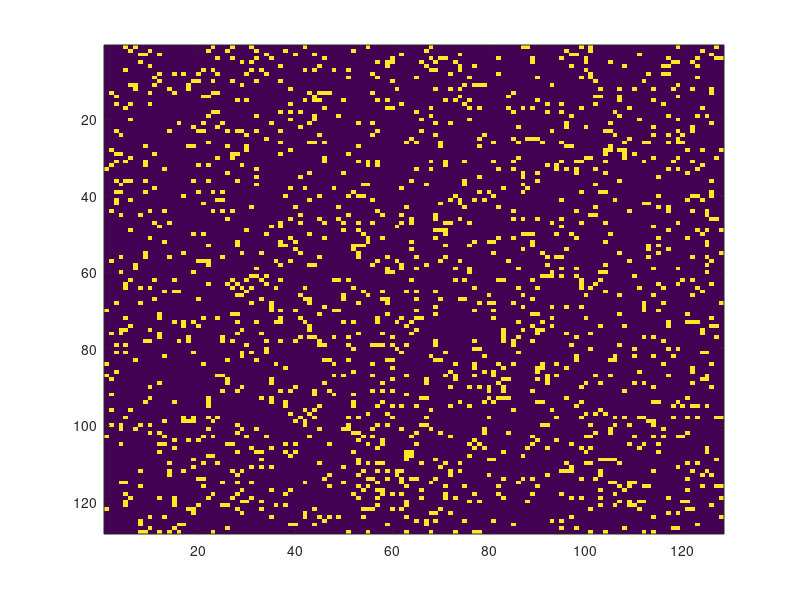

This chart was generated by the following MATLAB code: (Note: this script raises an error after producing the figure.)
clc
clear all
clf

   
%% %%%%%% Parameters %%%%%%%
nbrTimeSteps = 10000;
p = 0.05; % tree prob
f = 0.5; % fire prob
N = 128;
initialTreeDensity = 0.1;
totNbrOfTrees = N^2;

%% %%%%%% Full simulation %%%%%%%%
% initalize forrest
forrestMatrix = rand(N) < initialTreeDensity ;
originalMatrix = forrestMatrix;
h1 = imagesc(originalMatrix);
h2 = imagesc(originalMatrix);
fireMetrics = [];
for k=1:nbrTimeSteps
    % grow trees
    forrestMatrix = ((rand(N,N) < p) + forrestMatrix) > 0;
    % potentially start a fire
    beforeFire  = forrestMatrix;
    if rand() < f
        i = randi(N);
        j = randi(N);
        forrestMatrix = Burn(forrestMatrix, i,j);
    end
    fireMatrix = beforeFire - forrestMatrix;

    nbrTreesBurnt = sum(sum(fireMatrix));
    if nbrTreesBurnt > 0
       relFireSize = nbrTreesBurnt/totNbrOfTrees;
       nbrTreesBeforeFire = sum(sum(beforeFire));
       densityBeforeFire = nbrTreesBeforeFire/totNbrOfTrees;
       fireMetrics = [fireMetrics;[densityBeforeFire, relFireSize]];       
    end
    % plottting
    delete(h1)
    delete(h2)
    hold on
    [greenX, greenY] = find(forrestMatrix == 1);
    h1 = scatter(greenX,greenY, 'g.');
    [orangeX, orangeY] = find(fireMatrix == 1);
    h2 = scatter(orangeX,orangeY, 'r.');
%     if sum(sum(fireMatrix)) > 0
%         pause(2)
%     end
    %pause(1.2)
end

%% Power law fit
xCut = x(find(x<0.01));
xLog = log(xCut);
cFreqLog = log(1-freq(1:length(xLog)));
plot(xLog, cFreqLog);
%%
% basic fitting yields slope
k = -0.163043294001174;
m = 1.604061672412913;

tau = 1-k;
C = exp(m);




%% Plotting
[freq,x] = ecdf(fireMetrics(:,2));

loglog(x,1-freq,'b')
hold on

xlabel('Rel. fire size')
ylabel('Rank Frequency')
%% Inverse sampling
nbrSamples = 10000;

samples = zeros(1, nbrSamples);
for k=1:nbrSamples
    r = rand();
    samples(k) = 1/128^2*(1-r)^(-1/(tau-1));
end
%%
nbrSamples = 10000;
randomNumbers = rand(1,nbrSamples);
samples = 1/128^2*(1-randomNumbers).^(-1/(tau-1));
%[freqSamp,xSamp] = ecdf(samples);
%% 
[freqSamp,xSamp] = ecdf(samples);
loglog(xSamp, 1-freqSamp,'r')
hold on
%loglog(freqSamp, xSamp,'r')

legend('Simulation Results', 'Inverse Transform Sampling')